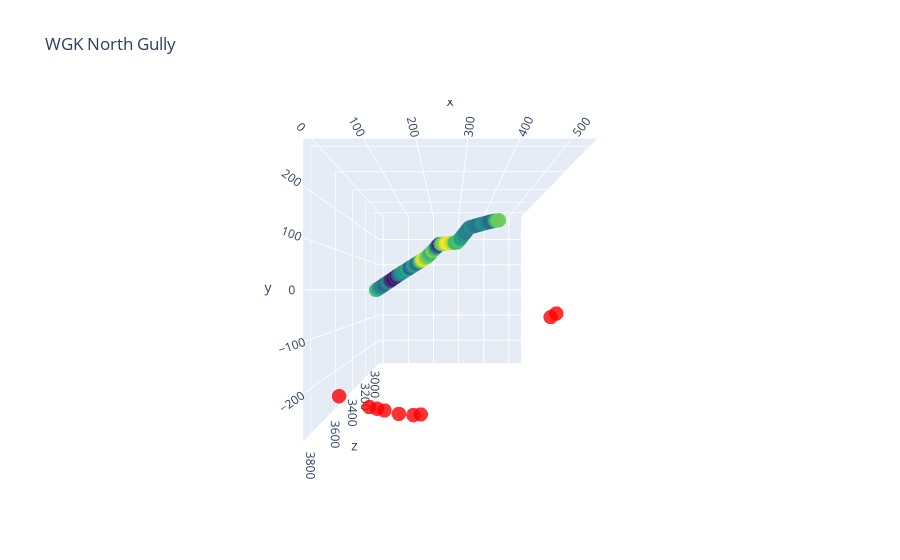

This figure's notebook cell:
### Code cell
import plotly.graph_objects as go
import numpy as np


layout = go.Layout(scene=dict(aspectmode='data'),
                   title= title,
                   showlegend=False)

fig = go.Figure(layout=layout, data=[go.Scatter3d(x=df['lon_distance'],y=df['lat_distance'],z=df['el'],
                                                  mode='markers',marker=dict(size=5,color=df['slope_angle'],colorscale='Viridis', opacity=0.8)),
                                     go.Scatter3d(x=filtered_df['lon_distance'],y=filtered_df['lat_distance'],z=filtered_df['el'],
                                                  mode='markers',marker=dict(size=5,color='red',colorscale='Viridis', opacity=0.8))
                                     ])

camera = dict(
    up=dict(x=0, y=1., z=0),
    eye=dict(x=0, y=0, z=2)
)

fig.update_layout(scene_camera=camera)

# fig.update_layout(eye=dict(x=1.5, y=1.5, z=1.5))
fig.show()
